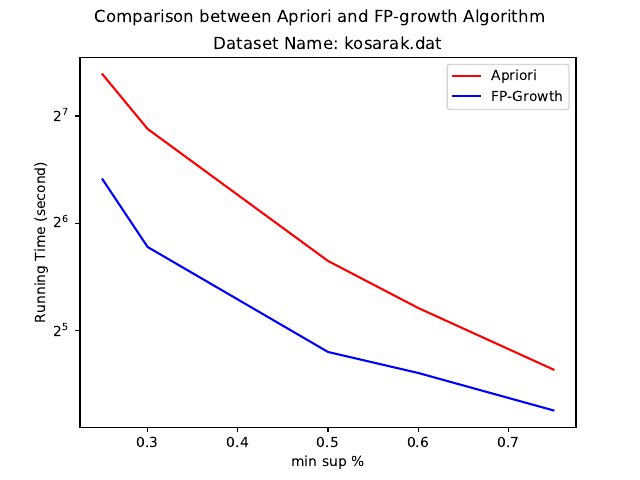

Python code for this plot:
from matplotlib import pyplot as plt
import numpy as np


###tobechanged
x = [0.25,0.30,0.5,0.6,0.75]
Apriori = [167.375497,117.729638000000,50.247591,37.097422000000,24.935911]
FP_growth = [85.003965,54.974787000000,27.932876,24.395974000000,19.161934]

plt.plot(x, Apriori, color='r', label='Apriori')
plt.plot(x, FP_growth, color='b', label='FP-Growth')

plt.ylabel('Running Time (second)')
plt.xlabel('min sup %')


plt.suptitle('Comparison between Apriori and FP-growth Algorithm')
plt.title('Dataset Name: kosarak.dat')
plt.legend(loc='upper right')

plt.yscale('log',basey = 2)

###tobechanged
plt.savefig('kosarak.pdf')
plt.savefig('kosarak.png')

# plt.yticks(Apriori+FP_growth,Apriori+FP_growth)
plt.xticks(x,x)



plt.show()